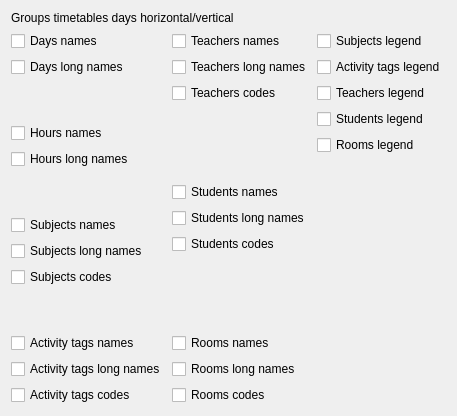
     <widget class="QWidget" name="tabWidgetPage6">
      <attribute name="title">
       <string>6</string>
      </attribute>
      <layout class="QGridLayout" name="gridLayout_7">
       <item row="0" column="0" colspan="3">
        <widget class="QLabel" name="label_6">
         <property name="text">
          <string>Groups timetables days horizontal/vertical</string>
         </property>
        </widget>
       </item>
       <item row="1" column="0">
        <layout class="QVBoxLayout" name="verticalLayout_5">
         <item>
          <widget class="QCheckBox" name="groupsDaysHVDaysNamesCheckBox">
           <property name="text">
            <string>Days names</string>
           </property>
          </widget>
         </item>
         <item>
          <widget class="QCheckBox" name="groupsDaysHVDaysLongNamesCheckBox">
           <property name="text">
            <string>Days long names</string>
           </property>
          </widget>
         </item>
         <item>
          <spacer name="verticalSpacer_14">
           <property name="orientation">
            <enum>Qt::Vertical</enum>
           </property>
           <property name="sizeHint" stdset="0">
            <size>
             <width>20</width>
             <height>40</height>
            </size>
           </property>
          </spacer>
         </item>
         <item>
          <widget class="QCheckBox" name="groupsDaysHVHoursNamesCheckBox">
           <property name="text">
            <string>Hours names</string>
           </property>
          </widget>
         </item>
         <item>
          <widget class="QCheckBox" name="groupsDaysHVHoursLongNamesCheckBox">
           <property name="text">
            <string>Hours long names</string>
           </property>
          </widget>
         </item>
         <item>
          <spacer name="verticalSpacer_15">
           <property name="orientation">
            <enum>Qt::Vertical</enum>
           </property>
           <property name="sizeHint" stdset="0">
            <size>
             <width>20</width>
             <height>40</height>
            </size>
           </property>
          </spacer>
         </item>
         <item>
          <widget class="QCheckBox" name="groupsDaysHVSubjectsNamesCheckBox">
           <property name="text">
            <string>Subjects names</string>
           </property>
          </widget>
         </item>
         <item>
          <widget class="QCheckBox" name="groupsDaysHVSubjectsLongNamesCheckBox">
           <property name="text">
            <string>Subjects long names</string>
           </property>
          </widget>
         </item>
         <item>
          <widget class="QCheckBox" name="groupsDaysHVSubjectsCodesCheckBox">
           <property name="text">
            <string>Subjects codes</string>
           </property>
          </widget>
         </item>
         <item>
          <spacer name="verticalSpacer_16">
           <property name="orientation">
            <enum>Qt::Vertical</enum>
           </property>
           <property name="sizeHint" stdset="0">
            <size>
             <width>20</width>
             <height>40</height>
            </size>
           </property>
          </spacer>
         </item>
         <item>
          <widget class="QCheckBox" name="groupsDaysHVActivityTagsNamesCheckBox">
           <property name="text">
            <string>Activity tags names</string>
           </property>
          </widget>
         </item>
         <item>
          <widget class="QCheckBox" name="groupsDaysHVActivityTagsLongNamesCheckBox">
           <property name="text">
            <string>Activity tags long names</string>
           </property>
          </widget>
         </item>
         <item>
          <widget class="QCheckBox" name="groupsDaysHVActivityTagsCodesCheckBox">
           <property name="text">
            <string>Activity tags codes</string>
           </property>
          </widget>
         </item>
        </layout>
       </item>
       <item row="1" column="1">
        <layout class="QVBoxLayout" name="verticalLayout_6">
         <item>
          <widget class="QCheckBox" name="groupsDaysHVTeachersNamesCheckBox">
           <property name="text">
            <string>Teachers names</string>
           </property>
          </widget>
         </item>
         <item>
          <widget class="QCheckBox" name="groupsDaysHVTeachersLongNamesCheckBox">
           <property name="text">
            <string>Teachers long names</string>
           </property>
          </widget>
         </item>
         <item>
          <widget class="QCheckBox" name="groupsDaysHVTeachersCodesCheckBox">
           <property name="text">
            <string>Teachers codes</string>
           </property>
          </widget>
         </item>
         <item>
          <spacer name="verticalSpacer_17">
           <property name="orientation">
            <enum>Qt::Vertical</enum>
           </property>
           <property name="sizeHint" stdset="0">
            <size>
             <width>20</width>
             <height>40</height>
            </size>
           </property>
          </spacer>
         </item>
         <item>
          <widget class="QCheckBox" name="groupsDaysHVStudentsNamesCheckBox">
           <property name="text">
            <string>Students names</string>
           </property>
          </widget>
         </item>
         <item>
          <widget class="QCheckBox" name="groupsDaysHVStudentsLongNamesCheckBox">
           <property name="text">
            <string>Students long names</string>
           </property>
          </widget>
         </item>
         <item>
          <widget class="QCheckBox" name="groupsDaysHVStudentsCodesCheckBox">
           <property name="text">
            <string>Students codes</string>
           </property>
          </widget>
         </item>
         <item>
          <spacer name="verticalSpacer_18">
           <property name="orientation">
            <enum>Qt::Vertical</enum>
           </property>
           <property name="sizeHint" stdset="0">
            <size>
             <width>20</width>
             <height>40</height>
            </size>
           </property>
          </spacer>
         </item>
         <item>
          <widget class="QCheckBox" name="groupsDaysHVRoomsNamesCheckBox">
           <property name="text">
            <string>Rooms names</string>
           </property>
          </widget>
         </item>
         <item>
          <widget class="QCheckBox" name="groupsDaysHVRoomsLongNamesCheckBox">
           <property name="text">
            <string>Rooms long names</string>
           </property>
          </widget>
         </item>
         <item>
          <widget class="QCheckBox" name="groupsDaysHVRoomsCodesCheckBox">
           <property name="text">
            <string>Rooms codes</string>
           </property>
          </widget>
         </item>
        </layout>
       </item>
       <item row="1" column="2">
        <layout class="QVBoxLayout" name="verticalLayout_41">
         <item>
          <widget class="QCheckBox" name="groupsDaysHVSubjectsLegendCheckBox">
           <property name="text">
            <string>Subjects legend</string>
           </property>
          </widget>
         </item>
         <item>
          <widget class="QCheckBox" name="groupsDaysHVActivityTagsLegendCheckBox">
           <property name="text">
            <string>Activity tags legend</string>
           </property>
          </widget>
         </item>
         <item>
          <widget class="QCheckBox" name="groupsDaysHVTeachersLegendCheckBox">
           <property name="text">
            <string>Teachers legend</string>
           </property>
          </widget>
         </item>
         <item>
          <widget class="QCheckBox" name="groupsDaysHVStudentsLegendCheckBox">
           <property name="text">
            <string>Students legend</string>
           </property>
          </widget>
         </item>
         <item>
          <widget class="QCheckBox" name="groupsDaysHVRoomsLegendCheckBox">
           <property name="text">
            <string>Rooms legend</string>
           </property>
          </widget>
         </item>
         <item>
          <spacer name="verticalSpacer_98">
           <property name="orientation">
            <enum>Qt::Vertical</enum>
           </property>
           <property name="sizeHint" stdset="0">
            <size>
             <width>20</width>
             <height>40</height>
            </size>
           </property>
          </spacer>
         </item>
        </layout>
       </item>
      </layout>
     </widget>
